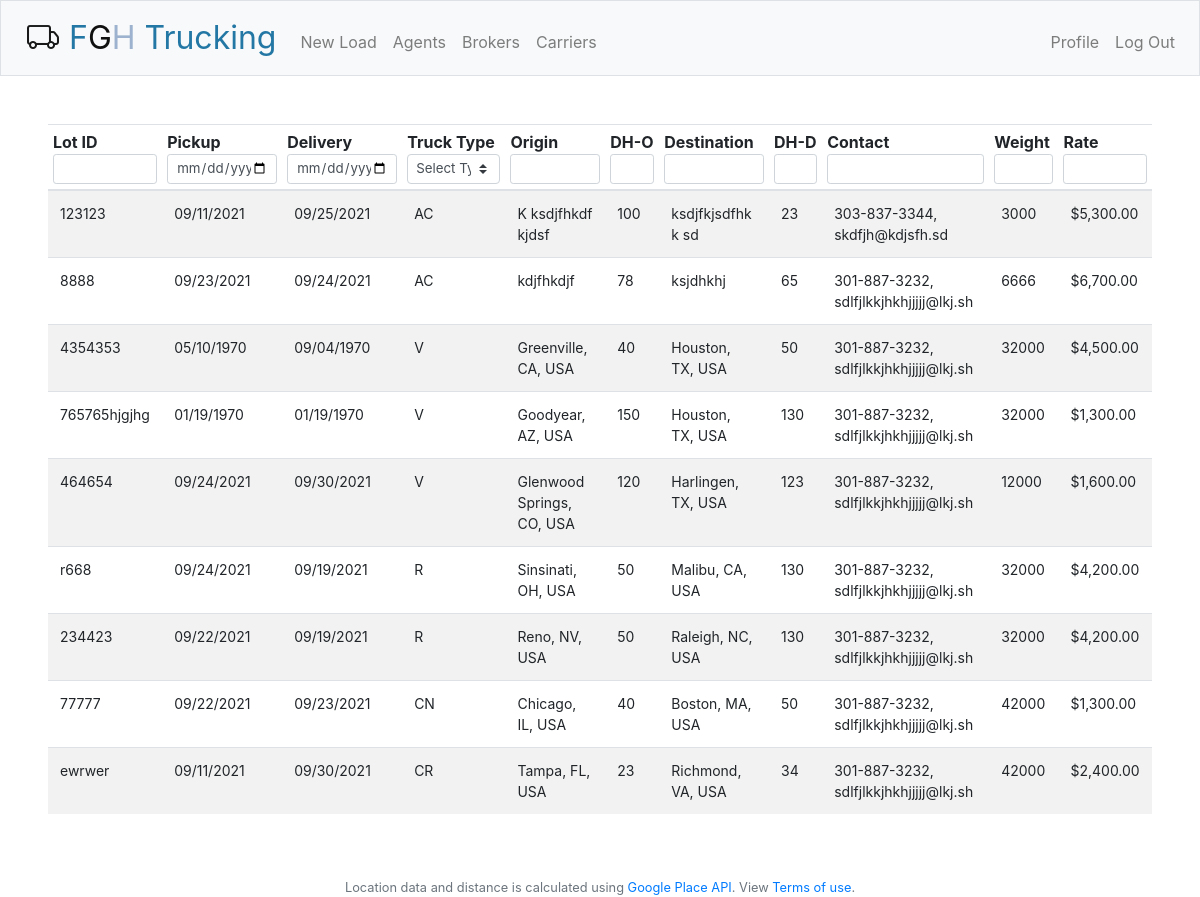
Before: / (signed in) with the older database file.
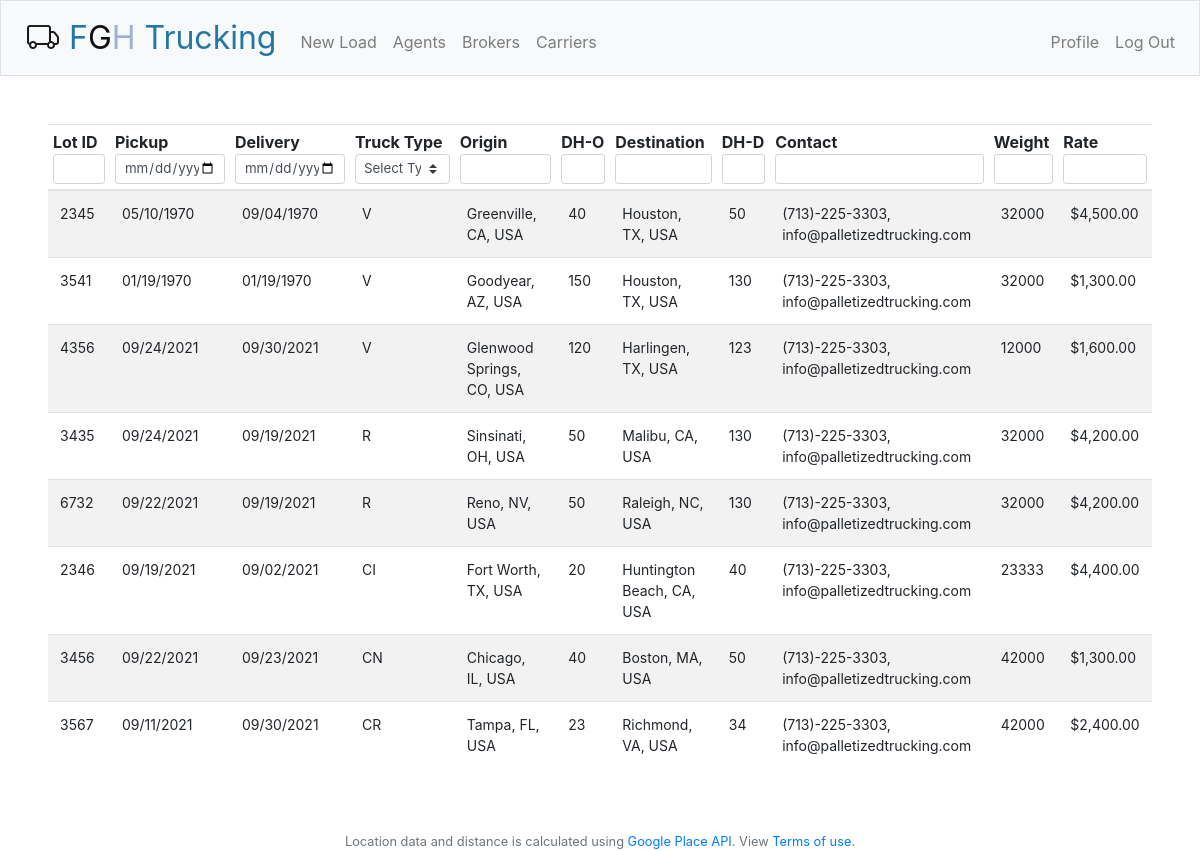
After: the same page with the newer database file.
### tables this page shows
CREATE TABLE "load_board"
(
	lot_id int,
	truck_type_id int,
	origin varchar(100),
	dh_o int,
	destination varchar(100),
	dh_d int,
	broker_id int,
	carrier_id int,
	weight int,
	rate int,
	id integer
		constraint load_board_pk
			primary key autoincrement,
	pickup date,
	delivery date,
	users_id int
);

CREATE TABLE "truck_type"
(
	id integer
		constraint truck_type_pk
			primary key autoincrement,
	long_name varchar(100),
	short_name varchar(10)
);

CREATE TABLE "companies"
(
	id integer
		constraint companies_pk
			primary key autoincrement,
	name varchar(100),
	address varchar(250),
	tel varchar(50),
	email varchar(50),
	mc int,
	comment varchar(250),
	type int
);

### app.py (the view)
@app.route("/")
@login_required
def index():
    load_board = {"loads": [], "truck_types": []}
    maxepoch = 32525679833000
    maxdh = 30000
    if len(request.args) > 1:
        query = ("SELECT * FROM load_board JOIN companies on load_board.carrier_id = companies.id "
                 "join truck_type on truck_type.id = load_board.truck_type_id where "
                 "lot_id like ? AND "
                 "pickup <= ? AND "
                 "delivery <= ? AND "
                 "origin like ? AND "
                 "dh_o <= ? AND "
                 "destination like ? AND "
                 "dh_d <= ? AND "
                 "(tel like ? OR email like ?) AND "
                 "weight <= ? AND "
                 "rate <= ?") + (";" if request.args.get("type") == '0' else " AND truck_type_id = ?;")
        values = [
            '%' + ("" if str(request.args.get("lot_id")) == "NaN" else str(request.args.get("lot_id"))) + '%'
            , maxepoch if request.args.get("pickup") == "NaN" else int(request.args.get("pickup")) * 1000
            , maxepoch if request.args.get("delivery") == "NaN" else int(request.args.get("delivery")) * 1000
            , '%' + ("" if str(request.args.get("origin")) == "NaN" else str(request.args.get("origin"))) + '%'
            , maxdh if request.args.get("dh-o") == "NaN" else request.args.get("dh-o")
            , '%' + ("" if str(request.args.get("destination")) == "NaN" else str(
                request.args.get("destination"))) + '%'
            , maxdh if request.args.get("dh-d") == "NaN" else request.args.get("dh-d")
            , '%' + ("" if str(request.args.get("contact")) == "NaN" else str(request.args.get("contact"))) + '%'
            , '%' + ("" if str(request.args.get("contact")) == "NaN" else str(request.args.get("contact"))) + '%'
            , maxdh if request.args.get("weight") == "NaN" else request.args.get("weight")
            , maxdh if request.args.get("rate") == "NaN" else request.args.get("rate")
        ]
        if request.args.get("type") != '0':
            values.append(request.args.get("type"))
        print(query)
        print(values)
        db = sqliteConnection.cursor()
        rows = db.execute(query, values).fetchall()
        db.close()
    else:
        db = sqliteConnection.cursor()
        rows = db.execute(
            "SELECT * FROM load_board JOIN companies on load_board.carrier_id = companies.id "
            "join truck_type on truck_type.id = load_board.truck_type_id;").fetchall()
        db.close()
    for i in range(len(rows)):
        load_board["loads"].append(dict(rows[i]))
        load_board["loads"][i]["contact"] = {"tel": load_board["loads"][i]["tel"],
                                             "email": load_board["loads"][i]["email"]}
    db = sqliteConnection.cursor()
    rows = db.execute(
        "SELECT * FROM truck_type;").fetchall()
    db.close()
    for i in range(len(rows)):
        load_board["truck_types"].append(dict(rows[i]))
    return render_template("index.html", loads=load_board)

### app.py (called while the page is built)
@app.after_request
def after_request(response):
    response.headers["Cache-Control"] = "no-cache, no-store, must-revalidate"
    response.headers["Expires"] = 0
    response.headers["Pragma"] = "no-cache"
    return response

### helpers.py (called while the page is built)
def login_required(f):
    @wraps(f)
    def decorated_function(*args, **kwargs):
        if session.get("user_id") is None:
            return redirect("/login")
        return f(*args, **kwargs)
    return decorated_function

def usd(value):
    return f"${value:,.2f}"

def custom_date(value):
    from datetime import datetime, timezone
    return datetime.fromtimestamp(value/1000,timezone.utc).strftime("%m/%d/%Y")

### templates/index.html (shortened to what this page needs)
{% extends "layout.html" %}
{% block main %}
    <div>
        <table class="table table-responsive table-striped text-xsmall">
            <thead>
            <tr>
                <th>
                    <div class="th-inner ">Lot ID</div>
                    <div class="fht-cell">
                        <div class="filter-control">
                            <input id="lot_id" type="search" class="form-control form-control-sm search-input"
                                   placeholder="" value="">
                        </div>
                    </div>
                </th>
                <th>
                    <div class="th-inner ">Pickup</div>
                    <div class="fht-cell">
                        <div class="filter-control">
                            <input id="pickup" type="date" class="form-control form-control-sm"
                                   placeholder="" value="">
                        </div>
                    </div>
                </th>
                <th>
                    <div class="th-inner ">Delivery</div>
                    <div class="fht-cell">
                        <div class="filter-control">
                            <input id="delivery" type="date" class="form-control form-control-sm"
                                   placeholder="" value="">
                        </div>
                    </div>
                </th>
                <th>
                    <div class="th-inner ">Truck Type</div>
                    <div class="fht-cell">
                        <div class="filter-control">
                            <select id=truck_type class="custom-select custom-select-sm" name="truck_type">
                                <option value="0" selected>Select Type</option>
                            </select>
                        </div>
                    </div>
                </th>
                <th>
                    <div class="th-inner ">Origin</div>
                    <div class="fht-cell">
                        <div class="filter-control">
                            <input id="origin" type="search" class="form-control form-control-sm search-input"
                                   placeholder="" value="">
                        </div>
                    </div>
                </th>
                <th>
                    <div class="th-inner ">DH-O</div>
                    <div class="fht-cell">
                        <div class="filter-control">
                            <input id="dh-o" type="search" class="form-control form-control-sm search-input"
                                   placeholder="" value="">
                        </div>
                    </div>
                </th>
                <th>
                    <div class="th-inner ">Destination</div>
                    <div class="fht-cell">
                        <div class="filter-control">
                            <input id="destination" type="search" class="form-control form-control-sm search-input"
                                   placeholder="" value="">
                        </div>
                    </div>
                </th>
                <th>
                    <div class="th-inner ">DH-D</div>
                    <div class="fht-cell">
                        <div class="filter-control">
                            <input id="dh-d" type="search" class="form-control form-control-sm search-input"
                                   placeholder="" value="">
                        </div>
                    </div>
                </th>
                <th>
                    <div class="th-inner ">Contact</div>
                    <div class="fht-cell">
                        <div class="filter-control">
                            <input id="contact" type="search" class="form-control form-control-sm search-input"
                                   placeholder="" value="">
                        </div>
                    </div>
                </th>
                <th>
                    <div class="th-inner ">Weight</div>
                    <div class="fht-cell">
                        <div class="filter-control">
                            <input id="weight" type="search" class="form-control form-control-sm search-input"
                                   placeholder="" value="">
                        </div>
                    </div>
                </th>
                <th>
                    <div class="th-inner ">Rate</div>
                    <div class="fht-cell">
                        <div class="filter-control">
                            <input id="rate" type="search" class="form-control form-control-sm search-input"
                                   placeholder="" value="">
                        </div>
                    </div>
                </th>
            </tr>
            </thead>
            <tbody>
            {% for load in loads["loads"] %}
                <tr>
                    <td>{{ load["lot_id"] }}</td>
                    <td>{{ load["pickup"]|date }}</td>
                    <td>{{ load["delivery"]|date }}</td>
                    <td>{{ load["short_name"] }}</td>
                    <td>{{ load["origin"] }}</td>
                    <td>{{ load["dh_o"] }}</td>
                    <td>{{ load["destination"] }}</td>
                    <td>{{ load["dh_d"] }}</td>
                    <td>{{ load["contact"]["tel"] }}, {{ load["contact"]["email"] }}</td>
                    <td>{{ load["weight"] }}</td>
                    <td>{{ load["rate"]|usd }}</td>
                </tr>
            {% endfor %}
            </tbody>
        </table>
    </div>
{% endblock %}

### templates/layout.html (shortened to what this page needs)
<!DOCTYPE html>
<html lang="en">
    <head>
        <link rel="stylesheet" href="https://cdn.jsdelivr.net/npm/bootstrap@4.5.3/dist/css/bootstrap.min.css">
        <link rel="stylesheet" href="https://unpkg.com/bootstrap-table@1.18.3/dist/bootstrap-table.min.css">
        <link href="/static/styles.css" rel="stylesheet">
        <link rel="stylesheet" href="https://cdn.jsdelivr.net/npm/bootstrap-icons@1.5.0/font/bootstrap-icons.css">
    </head>
    <body>
        <nav class="navbar navbar-expand-md navbar-light bg-light border">
            <a class="navbar-brand" href="/"><span><i class="bi bi-truck" style="padding:10px"></i></span><span class="blue">F</span><span class="black">G</span><span class="gray">H</span> <span class="blue">Trucking</span></a>
            <div class="collapse navbar-collapse" id="navbar">
                {% if session.user_id %}
                    <ul class="navbar-nav mr-auto mt-2">
                        <li class="nav-item"><a class="nav-link" href="/new">New Load</a></li>
                        <li class="nav-item"><a class="nav-link" href="/agents">Agents</a></li>
                        <li class="nav-item"><a class="nav-link" href="/newbroker">Brokers</a></li>
                        <li class="nav-item"><a class="nav-link" href="/newcarrier">Carriers</a></li>
                    </ul>
                    <ul class="navbar-nav ml-auto mt-2">
                        <li class="nav-item"><a class="nav-link" href="/profile">Profile</a></li>
                        <li class="nav-item"><a class="nav-link" href="/logout">Log Out</a></li>
                    </ul>
                {% else %}
                    <ul class="navbar-nav ml-auto mt-2">
                        <li class="nav-item"><a class="nav-link" href="/register">Register</a></li>
                        <li class="nav-item"><a class="nav-link" href="/login">Log In</a></li>
                    </ul>
                {% endif %}
            </div>
        </nav>
        <main class="container-fluid p-5">
            {% block main %}{% endblock %}
        </main>
        <footer class="small text-center text-muted">
            Location data and distance is calculated using <a href="https://developers.google.com/maps/documentation/places/web-service/overview">Google Place API</a>. View <a href="https://cloud.google.com/maps-platform/terms/">Terms of use</a>.
        </footer>
    </body>
</html>

### static/styles.css (style rules this page uses)
nav .navbar-brand { font-size: xx-large; }
nav .navbar-brand .blue { color: #2377A4; }
nav .navbar-brand .gray { color: #9CB2CE; }
nav .navbar-brand .black { color: #101010; }
table { text-align: left; }
table thead { font-size: 16px; }
table tbody { font-size: 14px; }
th .th-inner { white-space: nowrap }
.table thead th { padding: 5px; }
.table .search-input, .table .custom-select { font-size: smaller }
.table #lot_id, .table #pickup, .table #delivery { max-width:110px; font-size: smaller }
.table #dh-d, .table #dh-o { max-width:60px; }
.table #weight, .table #rate { max-width: 90px; }

Changed rows visible on the page:
removed load_board: lot_id "123123", pickup "09/11/2021", delivery "09/25/2021", short_name "AC", origin "K ksdjfhkdf kjdsf", dh_o "100", destination "ksdjfkjsdfhk k sd", dh_d "23", contact.tel "303-837-3344", contact.email "skdfjh@kdjsfh.sd", weight "3000", rate "$5,300.00"
removed load_board: lot_id "8888", pickup "09/23/2021", delivery "09/24/2021", short_name "AC", origin "kdjfhkdjf", dh_o "78", destination "ksjdhkhj", dh_d "65", contact.tel "301-887-3232", contact.email "sdlfjlkkjhkhjjjjj@lkj.sh", weight "6666", rate "$6,700.00"
changed load_board "Greenville, CA, USA": lot_id "4354353" → "2345"; contact.tel "301-887-3232" → "(713)-225-3303"; contact.email "sdlfjlkkjhkhjjjjj@lkj.sh" → "info@palletizedtrucking.com"
changed load_board "Goodyear, AZ, USA": lot_id "765765hjgjhg" → "3541"; contact.tel "301-887-3232" → "(713)-225-3303"; contact.email "sdlfjlkkjhkhjjjjj@lkj.sh" → "info@palletizedtrucking.com"
changed load_board "Glenwood Springs, CO, USA": lot_id "464654" → "4356"; contact.tel "301-887-3232" → "(713)-225-3303"; contact.email "sdlfjlkkjhkhjjjjj@lkj.sh" → "info@palletizedtrucking.com"
changed load_board "Sinsinati, OH, USA": lot_id "r668" → "3435"; contact.tel "301-887-3232" → "(713)-225-3303"; contact.email "sdlfjlkkjhkhjjjjj@lkj.sh" → "info@palletizedtrucking.com"
changed load_board "Reno, NV, USA": lot_id "234423" → "6732"; contact.tel "301-887-3232" → "(713)-225-3303"; contact.email "sdlfjlkkjhkhjjjjj@lkj.sh" → "info@palletizedtrucking.com"
now on this page (row edited): load_board: lot_id "2346", pickup "09/19/2021", delivery "09/02/2021", short_name "CI", origin "Fort Worth, TX, USA", dh_o "20", destination "Huntington Beach, CA, USA", dh_d "40", contact.tel "(713)-225-3303", contact.email "info@palletizedtrucking.com", weight "23333", rate "$4,400.00"
changed load_board "Chicago, IL, USA": lot_id "77777" → "3456"; contact.tel "301-887-3232" → "(713)-225-3303"; contact.email "sdlfjlkkjhkhjjjjj@lkj.sh" → "info@palletizedtrucking.com"
changed load_board "Tampa, FL, USA": lot_id "ewrwer" → "3567"; contact.tel "301-887-3232" → "(713)-225-3303"; contact.email "sdlfjlkkjhkhjjjjj@lkj.sh" → "info@palletizedtrucking.com"
